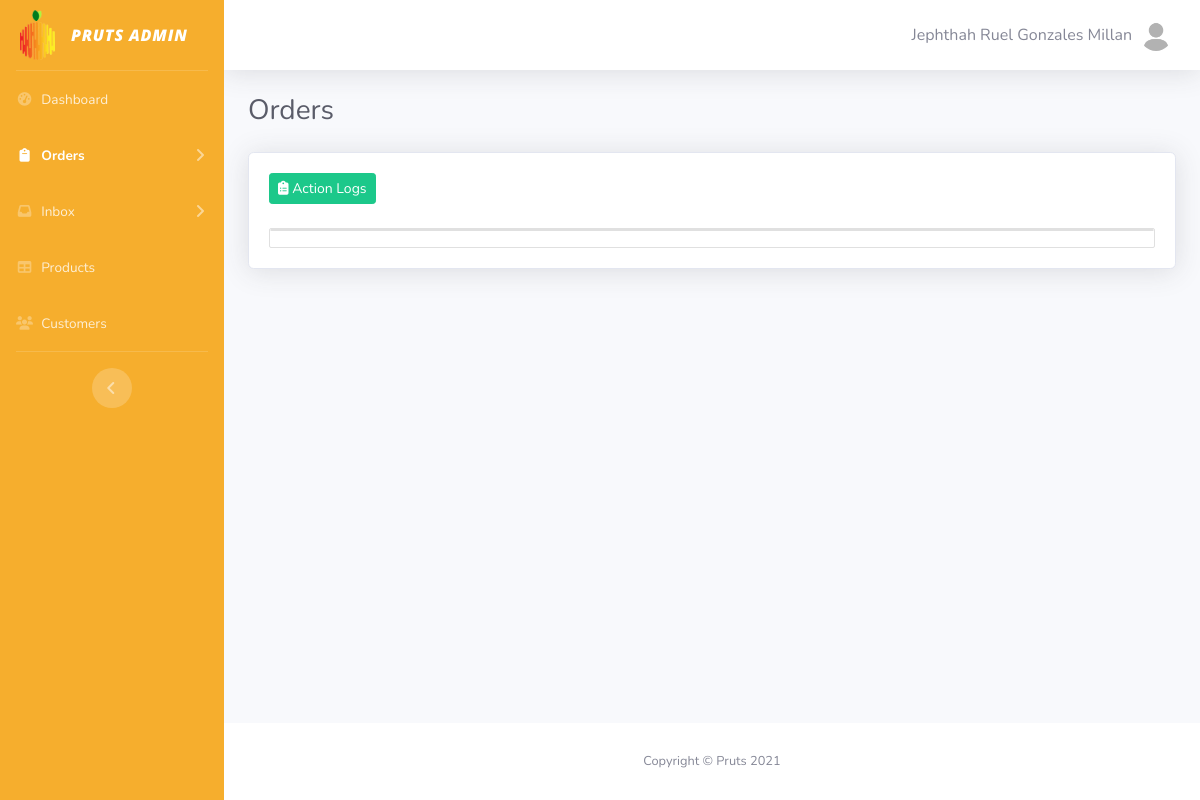
/admin_orders_status_c.php (signed in), run on the app's committed database.
### tables this page shows
CREATE TABLE IF NOT EXISTS `owner` (
  `ownerId` int(10) NOT NULL AUTO_INCREMENT,
  `fname` varchar(50) NOT NULL,
  `mname` varchar(50) NOT NULL,
  `lname` varchar(50) NOT NULL,
  `username` varchar(50) NOT NULL,
  `password` varchar(50) NOT NULL,
  PRIMARY KEY (`ownerId`)
);

### admin_orders_status_c.php (the view, shortened to what this page needs)
<?php
include("config.php");
$conn = new mysqli($servername, $username, $password, $dbname);
?>
<!DOCTYPE html>
<html>
<head>
    <link href="vendor/fontawesome-free/css/all.min.css" rel="stylesheet" type="text/css">
    <link href="css/style.css" rel="stylesheet">
    <link href="vendor/datatables/dataTables.bootstrap4.min.css" rel="stylesheet">
</head>
<body id="page-top">
    <div id="wrapper">
        <ul class="navbar-nav bg-gradient-primary sidebar sidebar-dark accordion" id="accordionSidebar">
            <a class="sidebar-brand d-flex align-items-center justify-content-center">
                <div class="sidebar-brand-icon">
                    <img src="img/logo.png">
                </div>
                <div class="sidebar-brand-text mx-3 logonocolor">Pruts Admin</div>
            </a>
            <hr class="sidebar-divider my-0">
            <li class="nav-item">
                <a class="nav-link" href="admin_dashboard.php">
                    <i class="fas fa-fw fa-tachometer-alt"></i>
                    <span>Dashboard</span></a>
            </li>
            <li class="nav-item active">
                <a class="nav-link collapsed" href="#" data-toggle="collapse" data-target="#collapse1"
                    aria-expanded="true" aria-controls="collapseOne">
                    <i class="fas fa-fw fa-clipboard"></i>
                    <span>Orders</span>
                </a>
            </li>
            <li class="nav-item">
                <a class="nav-link collapsed" href="#" data-toggle="collapse" data-target="#collapse2"
                    aria-expanded="true" aria-controls="collapseTwo">
                    <i class="fas fa-fw fa-inbox"></i>
                    <span>Inbox</span>
                </a>
            </li>
            <li class="nav-item">
                <a class="nav-link" href="admin_products.php">
                    <i class="fas fa-fw fa-table"></i>
                    <span>Products</span></a>
            </li>
            <li class="nav-item">
                <a class="nav-link" href="admin_users.php">
                    <i class="fas fa-fw fa-users"></i>
                    <span>Customers</span></a>
            </li>
            <hr class="sidebar-divider d-none d-md-block">
            <div class="text-center d-none d-md-inline">
                <button class="rounded-circle border-0" id="sidebarToggle"></button>
            </div>
        </ul>
        <div id="content-wrapper" class="d-flex flex-column">
            <div id="content">
                <nav class="navbar navbar-expand navbar-light bg-white topbar mb-4 static-top shadow">
                    <ul class="navbar-nav ml-auto">
                        <li class="nav-item dropdown no-arrow">
                            <a class="nav-link dropdown-toggle" href="#" id="userDropdown" role="button" data-toggle="dropdown" aria-haspopup="true" aria-expanded="false">
                                <span class="mr-2 d-none d-lg-inline text-gray-600">
                                    <?php
                                    $res = mysqli_query($conn, "SELECT * FROM owner where username = '$_SESSION[username]'");
                                    $row = mysqli_fetch_assoc($res);
                                    echo $row['fname']; ?>
                                    <?php echo $row['mname']; ?>
                                    <?php echo $row['lname']; ?>
                                </span>
                                <img class="img-profile rounded-circle" src="img/user.jpg">
                            </a>
                        </li>
                    </ul>
                </nav>
                <div class="container-fluid">
                    <div class="d-sm-flex align-items-center justify-content-between mb-4">
                        <h1 class="h3 mb-0 text-gray-800">Orders</h1>
                    </div>
                    <div class="card shadow mb-4">
                    <div class="card-body">
                    <a href='admin_order_log.php' class="btn btn-success btn-sm m-0 waves-effect"><i class="fa fa-clipboard-list"></i> Action Logs</a>
                            <br></br>
                        <div id="work-collections" class="collection">
                            <?php
                            echo '<div>
                                <div>
                                    <ul class="collection">';
                                        ?>
                                    </ul>
                                </div>
                            </div>
                        </div>
                    </div>
                    </div>
                </div>
            </div>
                <footer class="sticky-footer bg-white">
                    <div class="container my-auto">
                        <div class="copyright text-center my-auto">
                            <span>Copyright &copy; Pruts 2021</span>
                        </div>
                    </div>
                </footer>
        </div>
    </div>
</body>
</html>

### data on the page
owner: fname "Jephthah Ruel", mname "Gonzales", lname "Millan"
